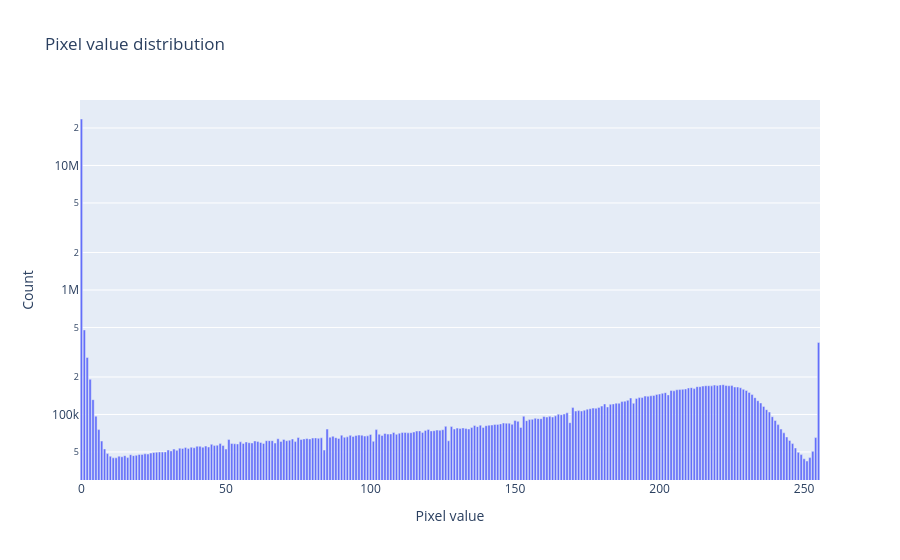

Source (notebook cell):
### Markdown cell above
<link rel="stylesheet" href="berkeley.css">

<h4 class="cal cal-h4">Standardization</h4>

Recall that the pixel intensities are from 0 to 255:

### Code cell
fig_pixels

### Figure 1 — Plotly figure (JSON) as saved in the notebook; plotly's stock layout.template omitted (floating-point values rounded to 4 significant figures; data arrays with more than 128 entries replaced by an {"elided": "..."} marker saying what was removed)
{"data": [{"hovertemplate": "Pixel value=%{x}<br>Count=%{y}<extra></extra>", "legendgroup": "", "marker": {"color": "#636efa", "pattern": {"shape": ""}}, "name": "", "orientation": "v", "showlegend": false, "textposition": "auto", "type": "bar", "x": {"elided": "256 int values"}, "xaxis": "x", "y": {"elided": "256 int values"}, "yaxis": "y"}], "layout": {"barmode": "relative", "legend": {"tracegroupgap": 0}, "title": {"text": "Pixel value distribution"}, "xaxis": {"anchor": "y", "domain": [0, 1], "title": {"text": "Pixel value"}}, "yaxis": {"anchor": "x", "domain": [0, 1], "title": {"text": "Count"}, "type": "log"}}}
